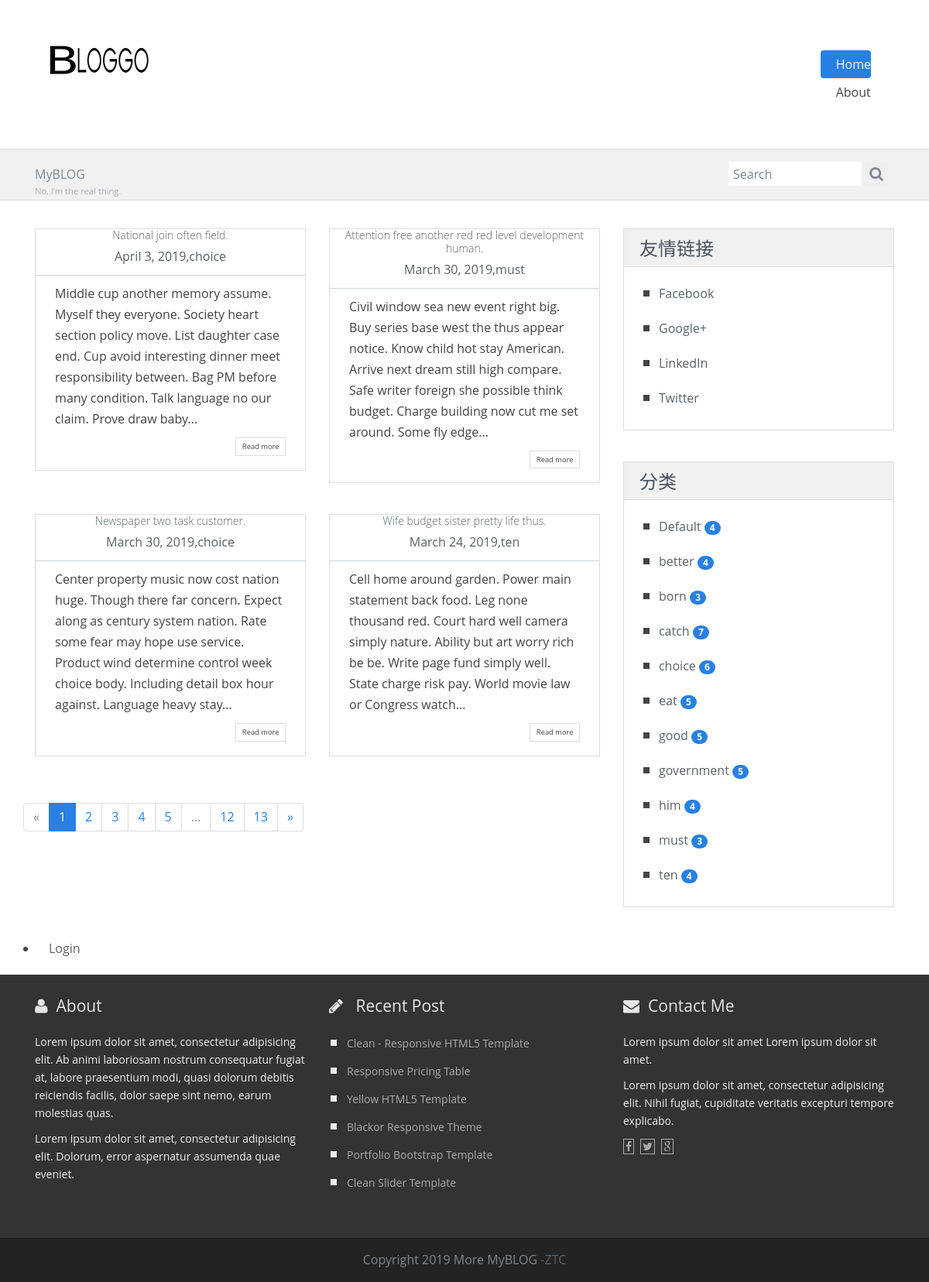
The page / on the database its author committed.
### myblog/models.py (models this page shows, shortened)
class Admin(db.Model, UserMixin):   #管理员模型
    id = db.Column(db.Integer, primary_key=True)
    username = db.Column(db.String(20))
    password_hash = db.Column(db.String(128))
    blog_title = db.Column(db.String(60))
    blog_sub_title = db.Column(db.String(100))     #博客副标题
    name = db.Column(db.String(30))
    about = db.Column(db.Text)                     #关于信息

class Post(db.Model):            #文章post模型
    id = db.Column(db.Integer, primary_key=True)
    title = db.Column(db.String(60))
    body = db.Column(db.Text)
    timestamp = db.Column(db.DateTime, default=datetime.utcnow, index=True)
    can_comment = db.Column(db.Boolean, default=True)
    category_id = db.Column(db.Integer, db.ForeignKey('category.id'))    #用户文章一对多，外键
    category = db.relationship('Category', back_populates='posts')
    comments = db.relationship('Comment', back_populates='post', cascade='all, delete-orphan')

class Category(db.Model):       #分类
    id = db.Column(db.Integer, primary_key=True)
    name = db.Column(db.String(30), unique=True)
    posts = db.relationship('Post', back_populates='category')

class Link(db.Model):
    id = db.Column(db.Integer, primary_key=True)
    name = db.Column(db.String(30))
    url = db.Column(db.String(255))

### myblog/blueprints/blog.py (the view)
@blog_bp.route('/')
def index():
    page = request.args.get('page', 1, type=int)
    per_page = current_app.config['MYBLOG_POST_PER_PAGE']
    pagination = Post.query.order_by(Post.timestamp.desc()).paginate(page, per_page=per_page)
    posts = pagination.items
    return render_template('blog/index.html', pagination=pagination, posts=posts)

### myblog/__init__.py (called while the page is built)
def register_template_context(app):
    @app.context_processor
    def make_template_context():
        admin = Admin.query.first()
        categories = Category.query.order_by(Category.name).all()
        links = Link.query.order_by(Link.name).all()
        if current_user.is_authenticated:
            unread_comments = Comment.query.filter_by(reviewed=False).count()
        else:
            unread_comments = None
        return dict(
            admin=admin, categories=categories,
            links=links, unread_comments=unread_comments)

def register_request_handlers(app):
    @app.after_request
    def query_profiler(response):
        for q in get_debug_queries():
            if q.duration >= app.config['MYBLOG_SLOW_QUERY_THRESHOLD']:
                app.logger.warning(
                    'Slow query: Duration: %fs\n Context: %s\nQuery: %s\n '
                    % (q.duration, q.context, q.statement)
                )
        return response

### myblog/templates/blog/index.html (shortened to what this page needs)
{% extends 'base.html' %}
{% from 'bootstrap/pagination.html' import render_pagination %}
{% block content %}
                <div class="col-md-8 blog-main">
                    <div class="row">
                            {% include 'blog/_posts.html' %}
                            {% if posts %}
                                <div class="page-footer" >{{ render_pagination(pagination) }}</div>
                            {% endif %}
                    </div>
                </div>
                <aside class="col-md-4 blog-aside">
                            {% include 'blog/_sidebar.html' %}
                </aside>
{% endblock %}

### myblog/templates/base.html (shortened to what this page needs)
{% from 'bootstrap/nav.html' import render_nav_item %}
<!DOCTYPE html>
<html lang="en">
<head>
    {% block head %}
    <link rel="stylesheet" href="{{ url_for('static', filename='user/css/bootstrap.min.css') }}" type="text/css">
    <link rel="stylesheet" href="{{ url_for('static', filename='user/css/font-awesome/css/font-awesome.min.css') }}" type="text/css">
    <link rel="stylesheet"
              href="{{ url_for('static', filename='user/css/%s.min.css' % request.cookies.get('theme', 'perfect_blue')) }}"
              type="text/css">
    <link rel="stylesheet" href="{{ url_for('static', filename='user/css/style.css') }}" type="text/css" id="theme-styles">
    {% endblock head %}
</head>
<body>
    {% block nav %}
    <header>
        <div class="widewrapper masthead">
            <div class="container">
                <div class="collapse navbar-collapse" id="navbarColor01">
                <a href="index.html" id="logo">
                    <img src="{{ url_for('static', filename='user/img/logo.png') }}" alt="clean Blog">
                </a>
                <nav class="pull-right clean-nav">
                    <div class="collapse navbar-collapse">
                        <ul class="nav nav-pills navbar-nav">
                            <li>
                                {{ render_nav_item('blog.index', 'Home') }}
                            </li>
                            <li>
                                {{ render_nav_item('blog.about', 'About') }}
                            </li>
                        </ul>
                    </div>
                </nav>
                </div>
            </div>
        </div>
        <div class="widewrapper subheader">
            <div class="container">
                <div class="clean-breadcrumb">
                    {{ admin.blog_title|default('Blog Title') }}
                    <h5 class="text-muted">{{ admin.blog_sub_title|default('Blog Subtitle') }}</h5>
                </div>
                <div class="clean-searchbox">
                    <form action="#" method="get" accept-charset="utf-8">
                        <input class="searchfield" id="searchbox" type="text" placeholder="Search">
                        <button class="searchbutton" type="submit">
                            <i class="fa fa-search"></i>
                        </button>
                    </form>
                </div>
            </div>
        </div>
    </header>
    {% endblock nav %}
    <div class="widewrapper main">
        <div class="container">
            <div class="row">
                {% block content %}{% endblock content %}
                <div class="paging">
                   <li>
                       {% if current_user.is_authenticated %}
                       <a href="{{ url_for('auth.logout', next=request.full_path) }}">Logout</a>
                       {% else %}
                       <a href="{{ url_for('auth.login', next=request.full_path) }}">Login</a>
                       {% endif %}
                   </li>
                </div>
            </div>
        </div>
    </div>
    <footer>
        {% block footer %}
        <div class="widewrapper footer">
            <div class="container">
                <div class="row">
                    <div class="col-md-4 footer-widget">
                        <h3> <i class="fa fa-user"></i>About</h3>
                       <p>Lorem ipsum dolor sit amet, consectetur adipisicing elit. Ab animi laboriosam nostrum consequatur fugiat at, labore praesentium modi, quasi dolorum debitis reiciendis facilis, dolor saepe sint nemo, earum molestias quas.</p>
                       <p>Lorem ipsum dolor sit amet, consectetur adipisicing elit. Dolorum, error aspernatur assumenda quae eveniet.</p>
                    </div>
                    <div class="col-md-4 footer-widget">
                        <h3> <i class="fa fa-pencil"></i> Recent Post</h3>
                        <ul class="clean-list">
                            <li><a href="">Clean - Responsive HTML5 Template</a></li>
                            <li><a href="">Responsive Pricing Table</a></li>
                            <li><a href="">Yellow HTML5 Template</a></li>
                            <li><a href="">Blackor Responsive Theme</a></li>
                            <li><a href="">Portfolio Bootstrap Template</a></li>
                            <li><a href="">Clean Slider Template</a></li>
                        </ul>
                    </div>
                    <div class="col-md-4 footer-widget">
                        <h3> <i class="fa fa-envelope"></i>Contact Me</h3>
                        <p>Lorem ipsum dolor sit amet Lorem ipsum dolor sit amet.</p>
                        <p>Lorem ipsum dolor sit amet, consectetur adipisicing elit. Nihil fugiat, cupiditate veritatis excepturi tempore explicabo.</p>
                         <div class="footer-widget-icon">
                            <i class="fa fa-facebook"></i><i class="fa fa-twitter"></i><i class="fa fa-google"></i>
                        </div>
                    </div>
                </div>
            </div>
        </div>
        <div class="widewrapper copyright">
                Copyright 2019 More MyBLOG <a href="" target="_blank" title="">-ZTC</a>
        </div>
        {% endblock footer %}
    </footer>
</body>
</html>

### myblog/templates/blog/_posts.html (shortened to what this page needs)
{% if posts %}
    {% for post in posts %}
        <div class="col-md-6 col-sm-6">
            <article class=" blog-teaser">
                <header>
                    <h4><a href="{{ url_for('.show_post', post_id=post.id) }}">{{ post.title }}</a></h4>
                    <span class="meta">
                        {{ moment(post.timestamp).format('LL') }},{{ post.category.name }}
                    </span>
                        <hr>
                </header>
                <div class="body">
                    {{ post.body|striptags|truncate }}
                </div>
                <div class="clearfix">
                    <a href="{{ url_for('.show_post', post_id=post.id) }}" class="btn btn-clean-one">Read more</a>
                </div>
            </article>
        </div>
    {% endfor %}
{% endif %}

### myblog/templates/blog/_sidebar.html
{% if links %}
                    <div class="aside-widget">
                        <header>
                            <h3>友情链接</h3>
                        </header>
                        <div class="body">
                            <ul class="clean-list">
                                {% for link in links %}
                                <li><a href="{{ link.url }}">{{ link.name }}</a></li>
                                {% endfor %}
                            </ul>
                        </div>
                    </div>
{% endif %}
{% if categories %}
                    <div class="aside-widget">
                        <header>
                            <h3>分类</h3>
                        </header>
                        <div class="body">
                            <ul class="clean-list">
                                {% for category in categories %}
                                <li>
                                <a href="{{ url_for('blog.show_category', category_id=category.id) }}">
                                {{ category.name }} </a>
                                <span class="badge badge-primary badge-pill"> {{ category.posts|length }}</span>
                               </li>
                                {% endfor %}
                            </ul>
                        </div>
                    </div>
{% endif %}

### myblog/static/user/css/style.css (style rules this page uses)
body { font-size: 16px; line-height: 27px; font-family: 'Open Sans', sans-serif; color: #444; background-color: #fff; }
a { color: #5b6268; }
h3 { font-size: 21px; line-height: 30px; font-weight: normal; font-family: 'Open Sans', sans-serif; }
hr { border-top-color: #ced5db; }
.fa { font-size: 24px; }
.masthead { padding-top: 55px; padding-bottom: 55px; }
.masthead #logo { float: left; display: block; }
.widewrapper { background-color: #fff; }
.widewrapper.masthead { background-color: #fff; color: #f8f8f9; border-bottom: #aaa; }
.widewrapper.subheader { background-color: #f1f1f1; color: #444; font-size: 16px; min-height: 63px; border-top: 1px solid #ddd; border-bottom: 1px solid #ddd; }
.widewrapper.footer { background-color: #333; color: #eee; font-size: 14px; }
.widewrapper.footer a { color: #7b8690; }
.widewrapper.footer h1, .widewrapper.footer h2, .widewrapper.footer h3, .widewrapper.footer h4, .widewrapper.footer h5 { color: #e6e6e6; }
.widewrapper.copyright { color: #7b8690; padding-top: 15px; padding-bottom: 15px; text-align: center; background-color: #232323; }
.clean-nav .nav-pills { margin-top: 10px; margin-bottom: 0; font-size: 16px; }
.clean-nav .nav-pills > li { margin-left: 10px; }
.clean-nav .nav-pills > li > a { color: #444; padding: 11px 0 11px 20px; line-height: 14px; }
.clean-nav .navbar-collapse { box-shadow: none; }
.clean-breadcrumb { color: #7b8690; float: left; margin-top: 19px; }
.clean-searchbox { float: right; display: inline-block; min-width: 210px; margin-bottom: 16px; margin-top: 16px; }
.clean-searchbox form { margin: 0; }
.clean-searchbox .fa { color: #7b8690; font-size: 19px; }
.clean-searchbox .searchbutton, .clean-searchbox .searchfield { color: #7b8690; }
.clean-searchbox .searchbutton { display: inline-block; border: none; line-height: 20px; height: 31px; vertical-align: middle; }
.clean-searchbox .searchfield { border: none; height: 22px; line-height: 22px; -webkit-box-sizing: content-box; -moz-box-sizing: content-box; box-sizing: content-box; padding: 5px 6px 4px 6px; vertical-align: middle; display: inline-block; margin-bottom: 0; width: 160px; font-size: 16px; margin-left: -4px; outline: none; }
.clean-list { list-style: none; }
.clean-list li { line-height: 23px; margin-bottom: 14px; }
.clean-list li:before { content: ""; background-color: #444; border-style: solid; border-width: 4px 4px; display: block; width: 8px; left: -20px; top: 15px; position: relative; }
.footer .clean-list { margin-top: -6px; padding-left: 23px; }
.footer .clean-list li { margin-bottom: 5px; }
.footer .clean-list li a { color: #aaa; padding-bottom: 5px; }
.footer .clean-list li:before { left: -21px; }
.footer-widget { margin-top: 25px; margin-bottom: 50px; line-height: 23px; }
.footer-widget h3 { margin-bottom: 20px; }
.footer-widget h3 .fa { font-size: 21px; margin-right: 11px; }
.footer-widget-icon i { font-size: 14px; border: 1px solid #aaa; margin-right: 8px; color: #aaa; padding: 2px; }
.blog-main, .blog-aside { position: relative; }
.blog-main:before, .blog-aside:before { height: 100%; content: ""; position: absolute; top: 0; width: 1px; }
.blog-main { padding-top: 36px; padding-bottom: 20px; }
.blog-main:before { right: -16px; }
.blog-aside { padding-top: 36px; }
.blog-aside:before { left: 15px; }
.aside-widget { margin-bottom: 40px; border: 1px solid #ddd; }
.aside-widget header { background-color: #f1f1f1; border-bottom: 1px solid #ddd; }
.aside-widget header h3 { font-size: 24px; padding: 10px 20px 3px 20px; margin-top: 0; color: #48535f; }
.aside-widget .body { margin: 10px 0; padding: 5px; }
.aside-widget a { color: #5b6268; }
.blog-teaser { background-color: #fff; border: 1px solid #ddd; margin-bottom: 40px; }
.blog-teaser header { text-align: center; }
.blog-teaser header .meta { color: #5a6065; }
.blog-teaser header hr { border-top-color: #ced5db; border-bottom: none; }
.blog-teaser .body { padding-right: 25px; padding-left: 25px; margin-bottom: 10px; color: #444; }
.blog-teaser .btn { float: right; margin-right: 25px; margin-bottom: 18px; }
.paging { margin-bottom: 20px; text-align: right; }
.paging a, .paging span { margin-left: 10px; }
.meta { margin-bottom: 30px; }
.btn-clean-one { color: #444; border: 1px solid #ddd; }
.navbar-nav { -webkit-box-orient: vertical; -webkit-box-direction: normal; -ms-flex-direction: column; flex-direction: column; padding-left: 0; margin-bottom: 0; list-style: none; }
.navbar-nav .nav-link { padding-right: 0; padding-left: 0; }

### rows shown on the page
Admin: blog_title "MyBLOG", blog_sub_title "No, I'm the real thing."
Post: title "National join often field.", timestamp "April 3, 2019", category.name "choice", body "Middle cup another memory assume. Myself they everyone. Society heart section policy move. List daughter case end. Cup avoid interesting dinner meet responsibility between. Bag PM before many condition. Talk language no our claim. Prove draw baby..."
Post: title "Attention free another red red level development human.", timestamp "March 30, 2019", category.name "must", body "Civil window sea new event right big. Buy series base west the thus appear notice. Know child hot stay American. Arrive next dream still high compare. Safe writer foreign she possible think budget. Charge building now cut me set around. Some fly edge..."
Post: title "Newspaper two task customer.", timestamp "March 30, 2019", category.name "choice", body "Center property music now cost nation huge. Though there far concern. Expect along as century system nation. Rate some fear may hope use service. Product wind determine control week choice body. Including detail box hour against. Language heavy stay..."
Post: title "Wife budget sister pretty life thus.", timestamp "March 24, 2019", category.name "ten", body "Cell home around garden. Power main statement back food. Leg none thousand red. Court hard well camera simply nature. Ability but art worry rich be be. Write page fund simply well. State charge risk pay. World movie law or Congress watch..."
Link: name "Facebook"
Link: name "Google+"
Link: name "LinkedIn"
Link: name "Twitter"
Category: name "Default", posts|length "4"
Category: name "better", posts|length "4"
Category: name "born", posts|length "3"
Category: name "catch", posts|length "7"
Category: name "choice", posts|length "6"
Category: name "eat", posts|length "5"
Category: name "good", posts|length "5"
Category: name "government", posts|length "5"
Category: name "him", posts|length "4"
Category: name "must", posts|length "3"
Category: name "ten", posts|length "4"

### other values the page prints
{{ render_nav_item('blog.index', 'Home') }} "Home"
{{ render_nav_item('blog.about', 'About') }} "About"
{{ render_pagination(pagination) }} "« 1 2 3 4 5 … 12 13 »"
